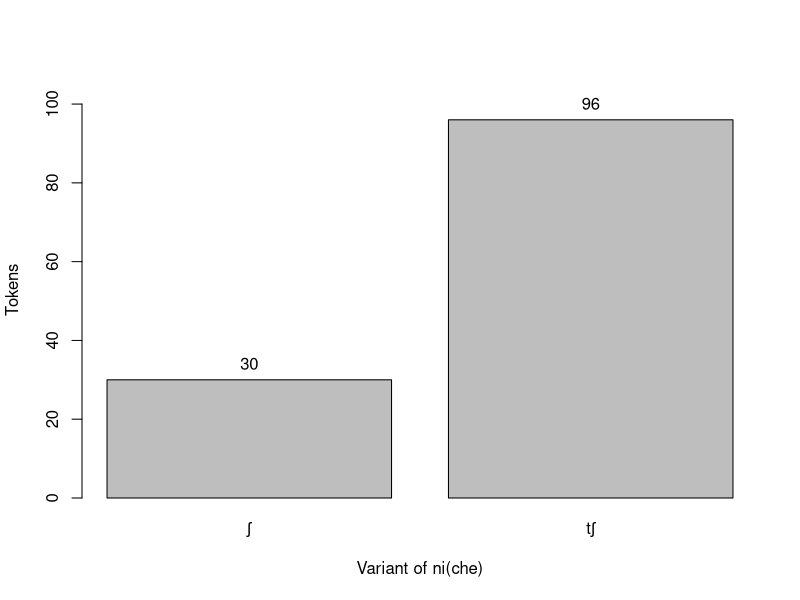

Source code (R):
# This script analyzes the cleaned data in data_cleaned.csv from the Niche group project for my sociolinguistics course. Both tables and figures are generated here with ## ---- names for importing into Rtex writeup.

# Load in cleaned data
data_cleaned <- read.csv("data_cleaned.csv",
                         header = TRUE)

# Test of independance between nIche and niCHE
## ---- niche_niche_independance
    # Summary of counts in a table and in the margins
    nIche_by_niCHE <- table(data_cleaned$nIche,
                                data_cleaned$niCHE)
        addmargins(nIche_by_niCHE)
    
    # Chi-square test for independance for nIche by niCHE, expected counts and results
    nIche_by_niCHE_Xsq_result <- chisq.test(nIche_by_niCHE)
    nIche_by_niCHE_Xsq_result$expected
    nIche_by_niCHE_Xsq_result
    nIche_by_niCHE_Xsq_result$residuals # Actually sqrt of the residuals
    # Ultimately shows that these variables are highly dependant, and so we can look at
    # either one with the other factors and expect the same results. We'll use niCHE

# Overall distribution of niCHE
## ---- niche_overall_dist
    niCHE_overall <- table(data_cleaned$niCHE)
    niCHE_overall_barplot <- barplot(niCHE_overall,
                                       ylim = c(0,
                                                1.1*max(niCHE_overall)),
                                       names.arg = c("\u0283",
                                                     "t\u0283"),
                                       ylab = "Tokens",
                                       xlab = "Variant of ni(che)")
        text(niCHE_overall_barplot,
             y = niCHE_overall,
             label = niCHE_overall,
             pos = 3)
    
# Using Bonferroni correction for multiple hypothesis tests, starting wit alpha = 0.05
0.05/5
# Alpha = 0.01
        
# Test of independance between Age and niCHE
## ---- niche_Age_independance
    # Exclude those with unknown ages
    data_cleaned_sans_unknown_ages <- droplevels(data_cleaned[data_cleaned$Age != "Unknown",])
    
    # Summary of counts in a table and in the margins, excluding unknown ages
    niCHE_by_Age <- table(data_cleaned_sans_unknown_ages$niCHE,
                                data_cleaned_sans_unknown_ages$Age)
        addmargins(niCHE_by_Age)
    
    # Chi-square test for independance for Age by niCHE, expected counts and results
    niCHE_by_Age_Xsq_result <- chisq.test(niCHE_by_Age)
    niCHE_by_Age_Xsq_result$expected # Consevatively, chi-square shouldn't be used
        # Perform Fisher's exact test instead
        niCHE_by_Age_Fish_result <- fisher.test(niCHE_by_Age)
        niCHE_by_Age_Fish_result
        # The result is not significant by any likely alpha
        
# Test of independance between Gender and niCHE
## ---- niche_Gender_independance
    # Summary of counts in a table and in the margins
    niCHE_by_Gender <- table(data_cleaned$niCHE,
                          data_cleaned$Gender)
        addmargins(niCHE_by_Gender)
    
    # Chi-square test for independance for Gender by niCHE, expected counts and results
    niCHE_by_Gender_Xsq_result <- chisq.test(niCHE_by_Gender)
    niCHE_by_Gender_Xsq_result$expected
    niCHE_by_Gender_Xsq_result
    # The result is not significant by any likely alpha
    
# Test of independance between Ethnicity and niCHE
## ---- niche_Ethnicity_independance
    # Summary of counts in a table and in the margins
    niCHE_by_Ethnicity <- table(data_cleaned$niCHE,
                             data_cleaned$Ethnicity)
        addmargins(niCHE_by_Ethnicity)
    
    # Chi-square test for independance for Ethnicity by niCHE, expected counts and results
    niCHE_by_Ethnicity_Xsq_result <- chisq.test(niCHE_by_Ethnicity)
    niCHE_by_Ethnicity_Xsq_result$expected # Definitely not appropriate to use chi-square
        # Perform Fisher's exact test instead
        niCHE_by_Ethnicity_Fish_result <- fisher.test(niCHE_by_Ethnicity)
        niCHE_by_Ethnicity_Fish_result
        # The result is not significant by any likely alpha

# Test of independance between Location and niCHE
## ---- niche_Location_independance
    # Summary of counts in a table and in the margins
    niCHE_by_Location <- table(data_cleaned$niCHE,
                             data_cleaned$Location)
        addmargins(niCHE_by_Location)
    
    # Chi-square test for independance for Location by niCHE, expected counts and results
    niCHE_by_Location_Xsq_result <- chisq.test(niCHE_by_Location)
    niCHE_by_Location_Xsq_result$expected
    niCHE_by_Location_Xsq_result
    # The result is not significant by any likely alpha

# Test of independance between Year and niCHE
## ---- niche_Year_independance
    # Exclude those with unknown ages or who were non-students, the non-students only numbering 2
    data_cleaned_sans_unknown_and_nonstudent_years <- droplevels(data_cleaned[data_cleaned$Year != "Unknown" & data_cleaned$Year != "Not_student",])
    
    # Summary of counts in a table and in the margins
    niCHE_by_Year <- table(data_cleaned_sans_unknown_and_nonstudent_years$niCHE,
                           data_cleaned_sans_unknown_and_nonstudent_years$Year)
    addmargins(niCHE_by_Year)
    
    # Chi-square test for independance for Year by niCHE, expected counts and results
    niCHE_by_Year_Xsq_result <- chisq.test(niCHE_by_Year)
    niCHE_by_Year_Xsq_result$expected # Pretty inappropriate to use chi-square
        # Perform Fisher's exact test instead
        niCHE_by_Year_Fish_result <- fisher.test(niCHE_by_Year)
        niCHE_by_Year_Fish_result
        # The result is not significant by any likely alpha
